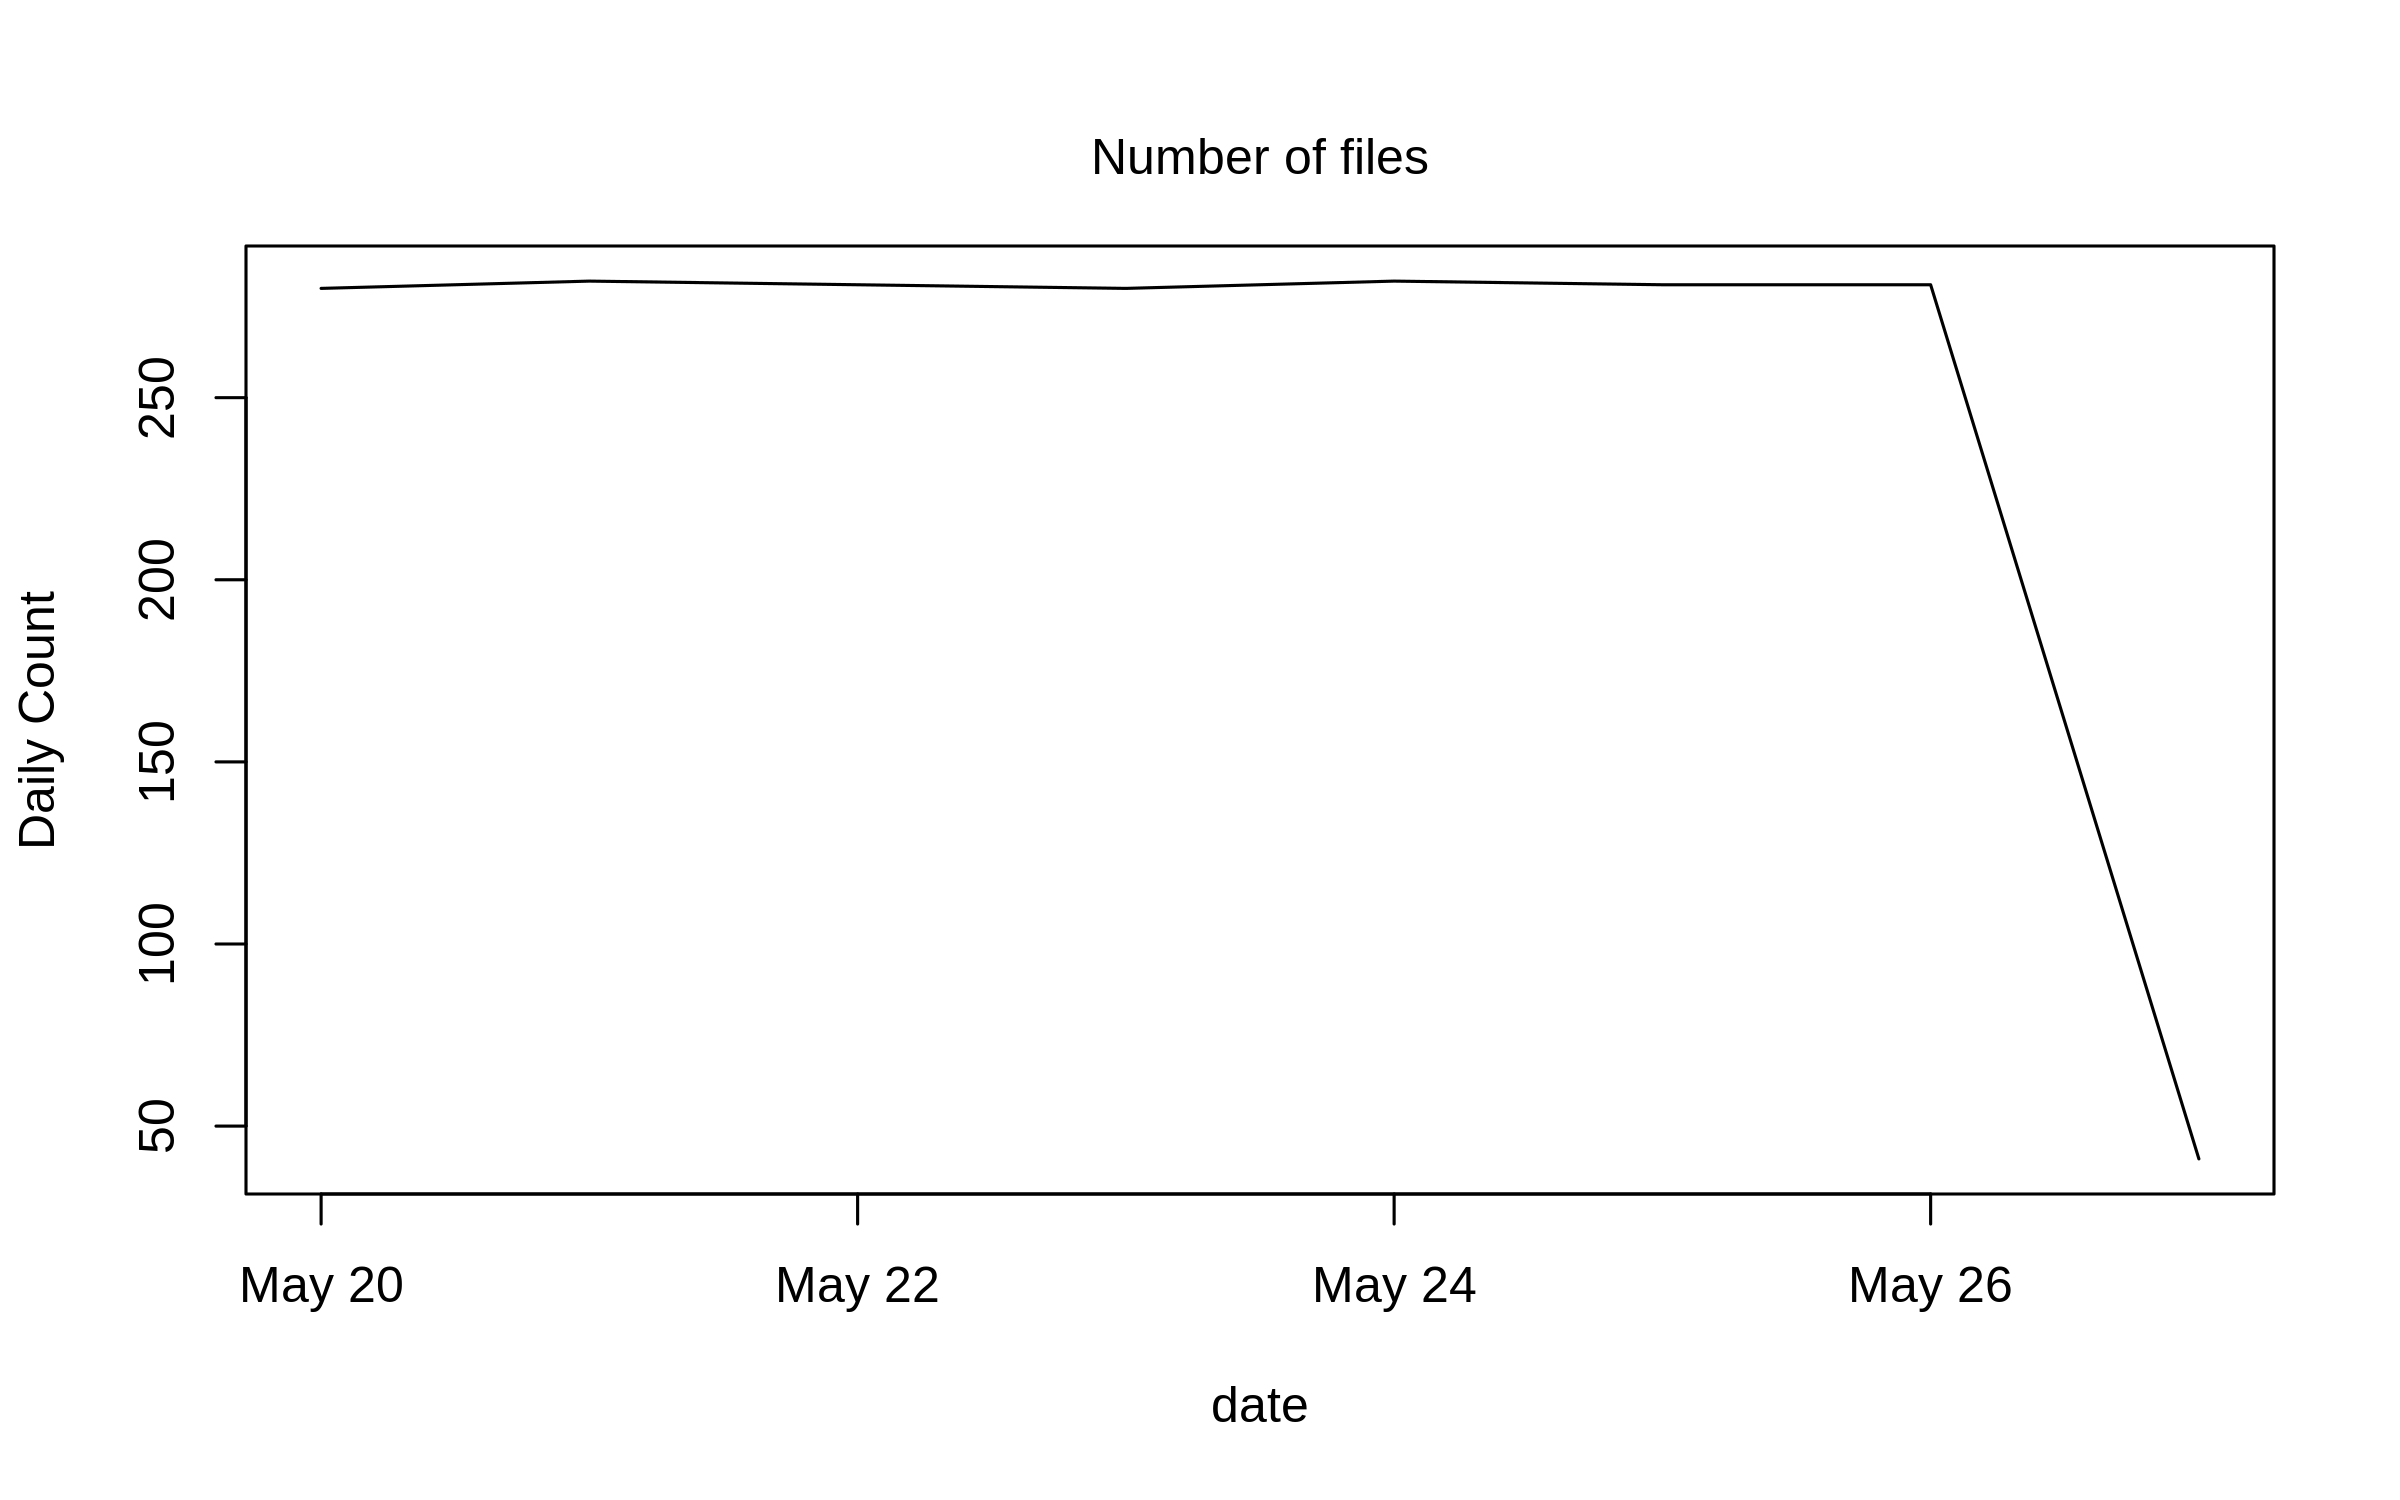

Here is the R script that generated this plot:
library(data.table)
y <- year(Sys.Date())

inout_dir <- '/home/bijan/phenocam_scripts/'

dt <- fread(paste0(inout_dir, 'countNiwot.txt'), skip =2)
dt[, V1 := as.numeric(gsub(pattern = 'DOY |:', replacement = '', V1))]
dt[, date := as.Date(sprintf('%04d-12-31', y - 1)) + V1]
dt[, n := V2]
dt$V1 <- NULL
dt$V2 <- NULL


# today's date
today <- Sys.Date()

# date range to plot
date_range <- today - c(33:26)


png(paste0(inout_dir, 'countNiwot.png'),
    width = 8, height = 5, units = 'in', res = 300)
plot(dt[date  %in% date_range],
     xlim = range(date_range),
     ylab = 'Daily Count',
     type = 'l')
mtext('Number of files', line = 1)
dev.off()

